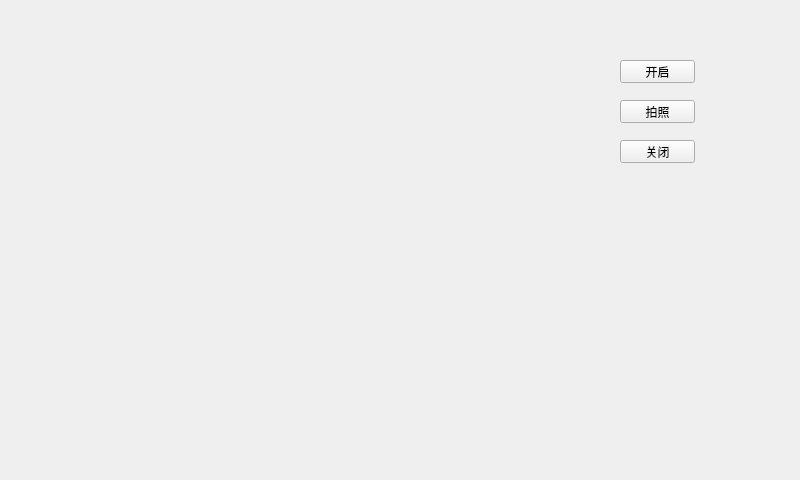
<?xml version="1.0" encoding="UTF-8"?>
<ui version="4.0">
 <class>MainWindow</class>
 <widget class="QMainWindow" name="MainWindow">
  <property name="geometry">
   <rect>
    <x>0</x>
    <y>0</y>
    <width>800</width>
    <height>480</height>
   </rect>
  </property>
  <property name="windowTitle">
   <string>MainWindow</string>
  </property>
  <widget class="QWidget" name="centralwidget">
   <widget class="QLabel" name="label">
    <property name="geometry">
     <rect>
      <x>30</x>
      <y>0</y>
      <width>520</width>
      <height>480</height>
     </rect>
    </property>
    <property name="text">
     <string/>
    </property>
   </widget>
   <widget class="QPushButton" name="pushButton">
    <property name="geometry">
     <rect>
      <x>620</x>
      <y>60</y>
      <width>75</width>
      <height>23</height>
     </rect>
    </property>
    <property name="text">
     <string>开启</string>
    </property>
   </widget>
   <widget class="QPushButton" name="pushButton_2">
    <property name="geometry">
     <rect>
      <x>620</x>
      <y>100</y>
      <width>75</width>
      <height>23</height>
     </rect>
    </property>
    <property name="text">
     <string>拍照</string>
    </property>
   </widget>
   <widget class="QPushButton" name="pushButton_3">
    <property name="geometry">
     <rect>
      <x>620</x>
      <y>140</y>
      <width>75</width>
      <height>23</height>
     </rect>
    </property>
    <property name="text">
     <string>关闭</string>
    </property>
   </widget>
   <widget class="QLabel" name="label_2">
    <property name="geometry">
     <rect>
      <x>580</x>
      <y>280</y>
      <width>171</width>
      <height>71</height>
     </rect>
    </property>
    <property name="text">
     <string/>
    </property>
   </widget>
   <widget class="QLabel" name="label_3">
    <property name="geometry">
     <rect>
      <x>590</x>
      <y>200</y>
      <width>191</width>
      <height>41</height>
     </rect>
    </property>
    <property name="text">
     <string/>
    </property>
   </widget>
  </widget>
  <widget class="QMenuBar" name="menubar">
   <property name="geometry">
    <rect>
     <x>0</x>
     <y>0</y>
     <width>800</width>
     <height>28</height>
    </rect>
   </property>
  </widget>
 </widget>
 <resources/>
 <connections/>
</ui>
